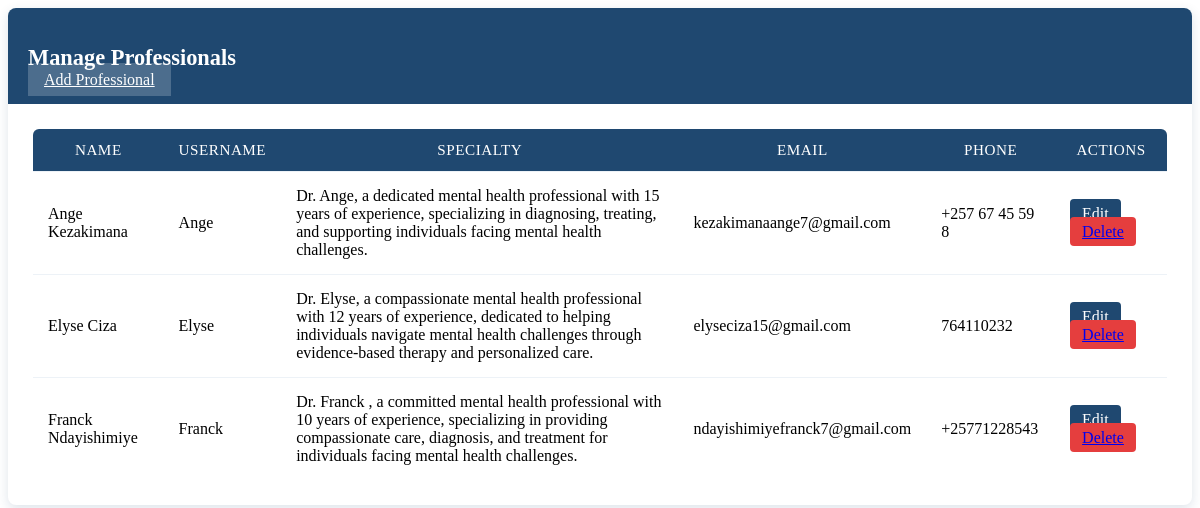
/manage-professionals/ (signed in), run on the app's committed database.
### myapp/models.py (models this page shows)
class Professional(models.Model):
    user = models.OneToOneField(User, on_delete=models.CASCADE, related_name="professional_profile")
    name = models.CharField(max_length=255)
    specialty = models.CharField(max_length=255)
    contact_email = models.EmailField(unique=True)
    phone_number = models.CharField(max_length=15, unique=True)
    image = models.ImageField(upload_to='professionals/', null=True, blank=True)

### myapp/views.py (the view)
# urls.py: path('manage-professionals/', views.manage_professionals, name='manage_professionals'),
@superuser_required
def manage_professionals(request):
    professionals = Professional.objects.all().order_by('name')
    return render(request, 'manage_professionals.html', {'professionals': professionals})

### myapp/views.py (called while the page is built)
def superuser_required(view_func):
    decorated_view = user_passes_test(lambda u: u.is_superuser)(view_func)
    return decorated_view

### myapp/templates/manage_professionals.html (shortened to what this page needs)
{% load static %}
{% block content %}
<div class="container mt-4">
    <div class="card pro-card">
        <div class="card-header pro-card-header d-flex justify-content-between align-items-center">
            <h3> Manage Professionals</h3>
            <a href="{% url 'add_professional' %}" class="btn btn-light">
                 Add Professional
            </a>
        </div>
        <div class="card-body pro-card-body">
            <div class="table-responsive">
                <table class="table pro-table">
                    <thead>
                        <tr>
                            <th>Name</th>
                            <th>Username</th>
                            <th>Specialty</th>
                            <th>Email</th>
                            <th>Phone</th>
                            <th>Actions</th>
                        </tr>
                    </thead>
                    <tbody>
                        {% for professional in professionals %}
                        <tr>
                            <td>{{ professional.name }}</td>
                            <td>{{ professional.user.username }}</td>
                            <td>{{ professional.specialty }}</td>
                            <td>{{ professional.contact_email }}</td>
                            <td>{{ professional.phone_number }}</td>
                            <td>
                                <a href="{% url 'edit_professional' professional.id %}" class="btn btn-sm btn-edit">
                                     Edit
                                </a>
                                <a href="{% url 'delete_professional' professional.id %}" class="btn btn-sm btn-danger">
                                     Delete
                                </a>
                            </td>
                        </tr>
                        {% empty %}
                        <tr>
                            <td colspan="6" class="empty-state">No professionals found</td>
                        </tr>
                        {% endfor %}
                    </tbody>
                </table>
            </div>
        </div>
    </div>
</div>
{% endblock %}

### myapp/templates/manage_professionals.html (style rules this page uses)
.pro-card { border: none; border-radius: 8px; box-shadow: 0 4px 12px rgba(31, 72, 112, 0.15); margin-bottom: 30px; }
.pro-card-header { background-color: #1f4870; color: white; border-radius: 8px 8px 0 0 !important; padding: 15px 20px; }
.pro-card-header h3 { margin-bottom: 0; font-weight: 600; font-size: 1.4rem; }
.pro-card-header .btn-light { background-color: rgba(255, 255, 255, 0.2); color: white; border: none; font-weight: 500; transition: all 0.3s ease; padding: 8px 16px; }
.pro-card-body { padding: 25px; }
.pro-table { border-collapse: separate; border-spacing: 0; }
.pro-table thead th { background-color: #1f4870; color: white; border: none; padding: 12px 15px; font-weight: 500; font-size: 0.95rem; letter-spacing: 0.5px; text-transform: uppercase; }
.pro-table thead th:first-child { border-top-left-radius: 6px; }
.pro-table thead th:last-child { border-top-right-radius: 6px; }
.pro-table tbody tr { transition: all 0.2s ease; }
.pro-table tbody td { padding: 15px; vertical-align: middle; border-top: 1px solid #edf2f7; }
.pro-table .btn-edit { background-color: #1f4870; color: white; border: none; padding: 6px 12px; border-radius: 4px; transition: all 0.3s ease; margin-right: 5px; }
.pro-table .btn-danger { background-color: #e53e3e; border: none; padding: 6px 12px; border-radius: 4px; transition: all 0.3s ease; }

### data on the page
Professional: name "Ange Kezakimana", user.username "Ange", specialty "Dr. Ange, a dedicated mental health professional with 15 years of experience, specializing in diagnosing, treating, and supporting individuals facing mental health challenges.", contact_email "kezakimanaange7@gmail.com", phone_number "+257 67 45 59 8"
Professional: name "Elyse Ciza", user.username "Elyse", specialty "Dr. Elyse, a compassionate mental health professional with 12 years of experience, dedicated to helping individuals navigate mental health challenges through evidence-based therapy and personalized care.", contact_email "elyseciza15@gmail.com", phone_number "764110232"
Professional: name "Franck Ndayishimiye", user.username "Franck", specialty "Dr. Franck , a committed mental health professional with 10 years of experience, specializing in providing compassionate care, diagnosis, and treatment for individuals facing mental health challenges.", contact_email "ndayishimiyefranck7@gmail.com", phone_number "+25771228543"
